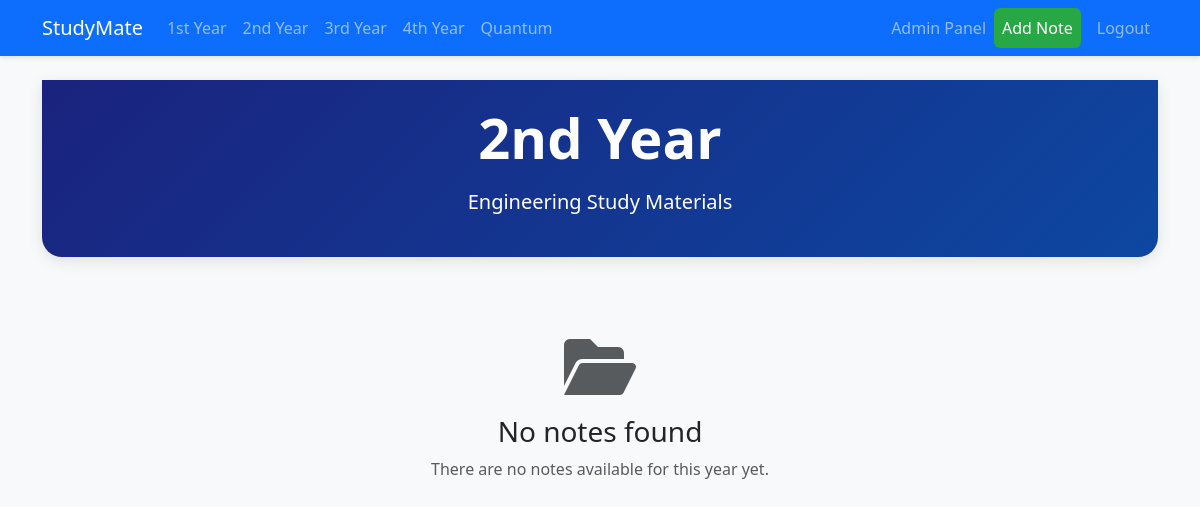
/year/2/ (signed in), run on an earlier commit of the app's database.
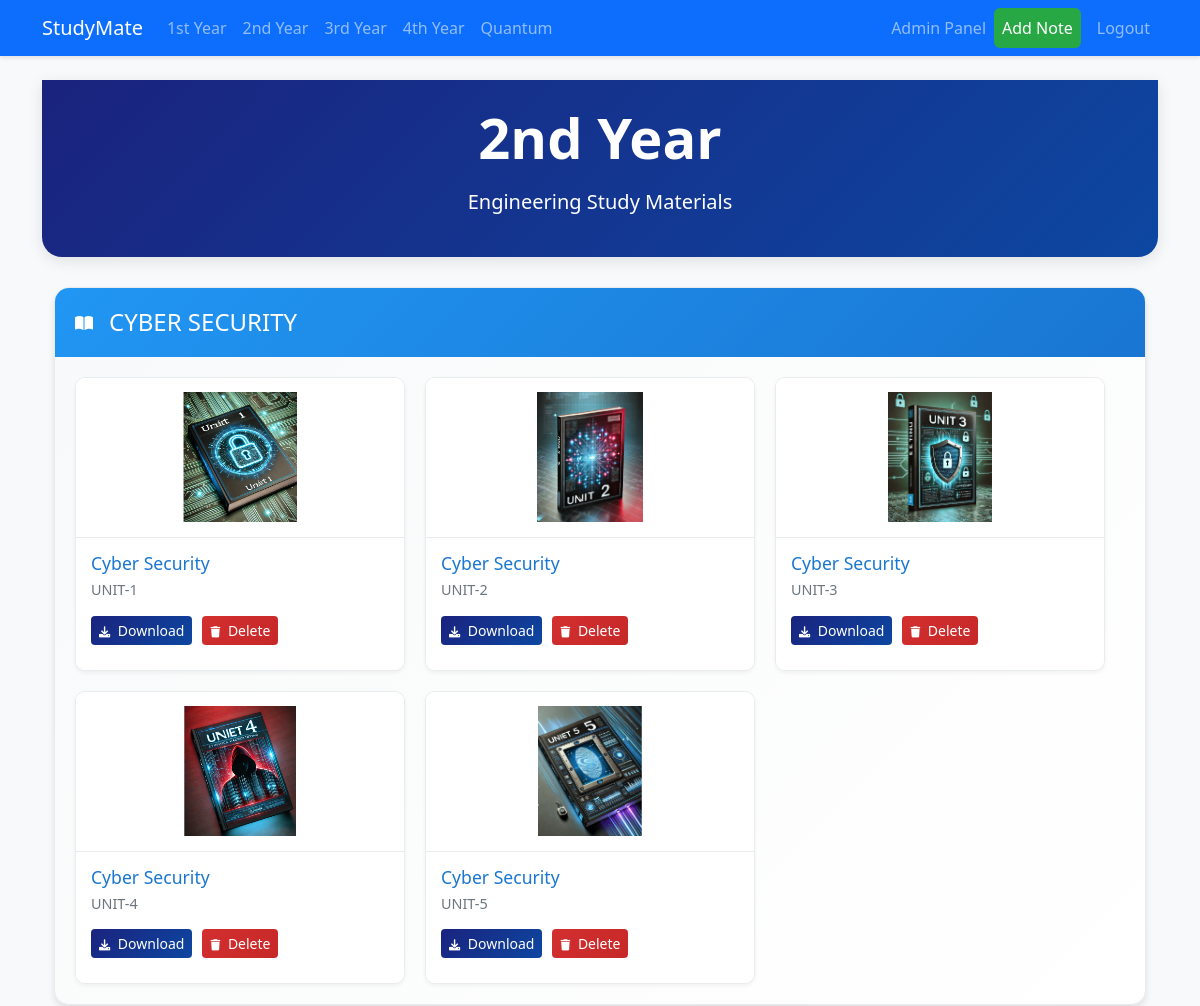
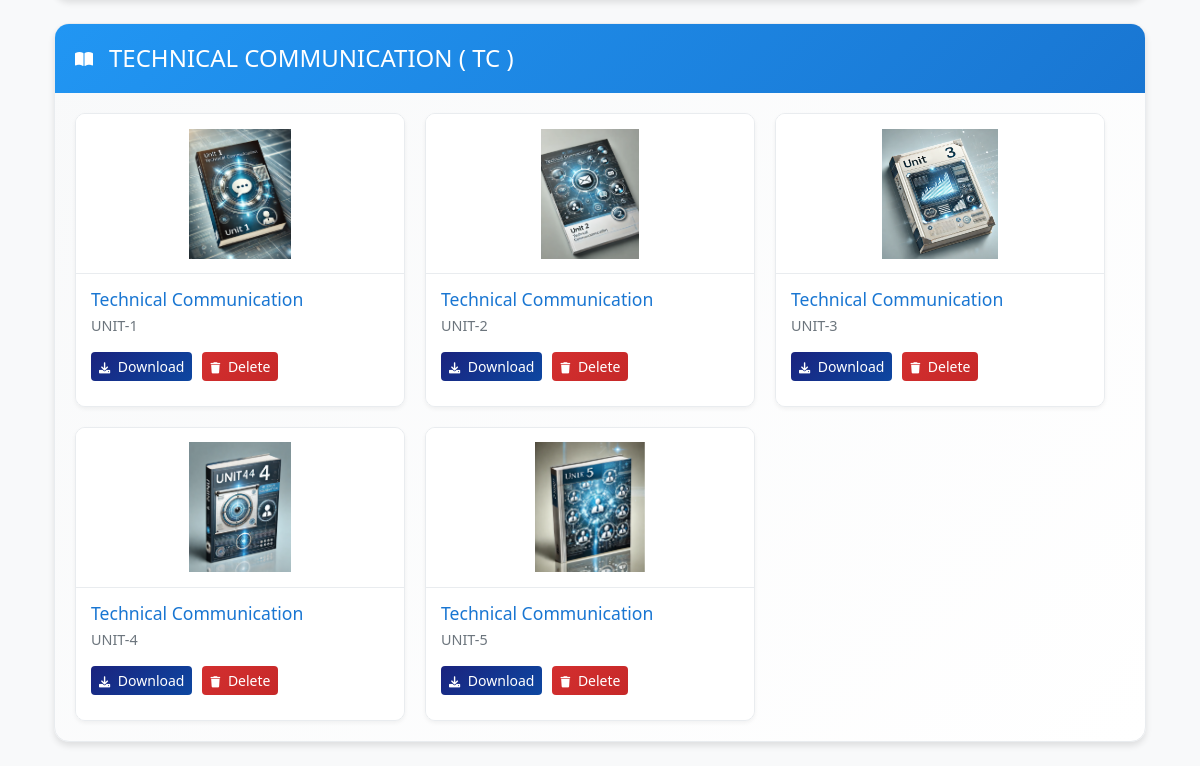
And on a later commit of the database (2 pictures, top to bottom).
### notes/models.py (models this page shows, shortened)
class Subject(models.Model):
    name = models.CharField(max_length=100)
    year = models.IntegerField()  # 1 for 1st year, 2 for 2nd year, etc.
    image = models.ImageField(upload_to='subject_images/', null=True, blank=True)
    is_quantum = models.BooleanField(default=False)
    class Meta:
        ordering = ['name']

class Note(models.Model):
    title = models.CharField(max_length=200)
    chapter = models.ForeignKey(Chapter, on_delete=models.CASCADE)
    file = models.FileField(upload_to='notes/')
    uploaded_by = models.ForeignKey(User, on_delete=models.CASCADE)
    upload_date = models.DateTimeField(auto_now_add=True)

class Chapter(models.Model):
    name = models.CharField(max_length=200)
    subject = models.ForeignKey(Subject, on_delete=models.CASCADE)
    image = models.ImageField(upload_to='chapter_images/', null=True, blank=True)
    unit_number = models.IntegerField(default=1)
    class Meta:
        ordering = ['unit_number', 'name']

### notes/views.py (the view)
# urls.py: path('year/<int:year>/', views.year_notes, name='year_notes'),
@login_required
def year_notes(request, year):
    subjects = Subject.objects.filter(year=year, is_quantum=False)
    subjects_data = []
    for subject in subjects:
        chapters = subject.chapter_set.all().order_by('unit_number')
        notes = []
        for chapter in chapters:
            chapter_notes = Note.objects.filter(chapter=chapter).order_by('title')
            notes.extend(chapter_notes)
        subjects_data.append({
            'subject': subject,
            'chapters': chapters,
            'notes': notes
        })
    return render(request, 'year_view.html', {
        'year': f'{year}{"st" if year == 1 else "nd" if year == 2 else "rd" if year == 3 else "th"} Year',
        'subjects': subjects_data
    })

### templates/year_view.html (shortened to what this page needs)
{% extends 'base.html' %}
{% block content %}
<div class="hero-section text-center py-4" style="background: linear-gradient(135deg, #1a237e, #0d47a1); color: white; margin-bottom: 30px;">
    <div class="container">
        <h1 class="display-4 fw-bold mb-3">{{ year }}</h1>
        <p class="lead">Engineering Study Materials</p>
    </div>
</div>
<div class="container">
    {% for subject_data in subjects %}
        <div class="subject-card mb-4">
            <div class="subject-header">
                <i class="fas fa-book-open me-3"></i>
                <h2>{{ subject_data.subject.name }}</h2>
            </div>
            <div class="units-container">
                <div class="notes-grid">
                    {% regroup subject_data.chapters by unit_number as unit_list %}
                    {% for unit in unit_list %}
                        {% for chapter in unit.list %}
                            {% for note in subject_data.notes %}
                                {% if note.chapter == chapter %}
                                    <div class="note-card">
                                        <div class="note-image">
                                            {% if note.chapter.image %}
                                                <img src="{{ note.chapter.image.url }}" alt="{{ note.title }}">
                                            {% else %}
                                                <div class="default-note-image">
                                                    <i class="fas fa-file-pdf fa-2x"></i>
                                                </div>
                                            {% endif %}
                                        </div>
                                        <div class="note-content">
                                            <h5 class="note-title">{{ note.title }}</h5>
                                            <p class="chapter-name">{{ note.chapter.name }}</p>
                                            <div class="note-actions">
                                                <a href="{{ note.file.url }}" class="btn btn-primary btn-sm" download>
                                                    <i class="fas fa-download me-1"></i> Download
                                                </a>
                                                {% if request.user.is_staff %}
                                                    <a href="{% url 'delete_note' note.id %}" class="btn btn-danger btn-sm"
                                                       onclick="return confirm('Are you sure you want to delete this note?')">
                                                        <i class="fas fa-trash me-1"></i> Delete
                                                    </a>
                                                {% endif %}
                                            </div>
                                        </div>
                                    </div>
                                {% endif %}
                            {% endfor %}
                        {% endfor %}
                    {% endfor %}
                </div>
            </div>
        </div>
    {% empty %}
        <div class="text-center py-5">
            <i class="fas fa-folder-open fa-4x text-muted mb-3"></i>
            <h3>No notes found</h3>
            <p class="text-muted">There are no notes available for this year yet.</p>
        </div>
    {% endfor %}
</div>
{% endblock %}

### templates/base.html (shortened to what this page needs)
<!DOCTYPE html>
<html lang="en">
<head>
    <link href="https://cdn.jsdelivr.net/npm/bootstrap@5.3.0/dist/css/bootstrap.min.css" rel="stylesheet">
    <link rel="stylesheet" href="/static/css/style.css">
    <link rel="stylesheet" href="https://cdnjs.cloudflare.com/ajax/libs/font-awesome/6.0.0/css/all.min.css">
</head>
<body>
    <nav class="navbar navbar-expand-lg navbar-dark bg-primary">
        <div class="container">
            <a class="navbar-brand" href="{% url 'home' %}">StudyMate</a>
            <div class="collapse navbar-collapse" id="navbarNav">
                <ul class="navbar-nav">
                    <li class="nav-item">
                        <a class="nav-link" href="{% url 'year_notes' 1 %}">1st Year</a>
                    </li>
                    <li class="nav-item">
                        <a class="nav-link" href="{% url 'year_notes' 2 %}">2nd Year</a>
                    </li>
                    <li class="nav-item">
                        <a class="nav-link" href="{% url 'year_notes' 3 %}">3rd Year</a>
                    </li>
                    <li class="nav-item">
                        <a class="nav-link" href="{% url 'year_notes' 4 %}">4th Year</a>
                    </li>
                    <li class="nav-item">
                        <a class="nav-link" href="{% url 'quantum' %}">Quantum</a>
                    </li>
                </ul>
                <ul class="navbar-nav ms-auto">
                    {% if user.is_authenticated %}
                        {% if user.is_staff %}
                            <li class="nav-item">
                                <a class="nav-link" href="/admin/">Admin Panel</a>
                            </li>
                        {% endif %}
                        <li class="nav-item">
                            <a class="nav-link btn btn-success text-white me-2" href="{% url 'add_note' %}">Add Note</a>
                        </li>
                        <li class="nav-item">
                            <a class="nav-link" href="{% url 'logout' %}">Logout</a>
                        </li>
                    {% endif %}
                </ul>
            </div>
        </div>
    </nav>
    <div class="container mt-4">
        {% block content %}
        {% endblock %}
    </div>
</body>
</html>

### static/css/style.css (style rules this page uses)
body { background-color: #f8f9fa; }
.navbar { box-shadow: 0 2px 4px rgba(0, 0, 0, 0.1); }
.subject-card { height: 100%; border-radius: 12px; border: none; box-shadow: 0 4px 6px rgba(0, 0, 0, 0.1); margin-bottom: 30px; }
.btn-success { background-color: #28a745; border-color: #28a745; }
.note-title { margin-right: 5px; overflow: hidden; text-overflow: ellipsis; white-space: nowrap; }
.note-actions { display: flex; gap: 3px; }
.fa-download, .fa-trash { font-size: 0.7rem !important; }
.chapter-name { font-size: 0.9rem; color: #6c757d; margin-bottom: 1rem; }
.btn-primary { background: linear-gradient(135deg, #1a237e, #0d47a1); border: none; }
.btn-danger { background: linear-gradient(135deg, #d32f2f, #c62828); border: none; }

### templates/year_view.html (style rules this page uses)
.hero-section { position: relative; overflow: hidden; border-radius: 0 0 20px 20px; box-shadow: 0 4px 15px rgba(0,0,0,0.1); }
.hero-section::before { content: ''; position: absolute; top: 0; left: 0; right: 0; bottom: 0; background: url('https://source.unsplash.com/random/1920x1080/?education') center/cover; opacity: 0.1; }
.subject-card { background: linear-gradient(135deg, #f8f9fa, #ffffff); border-radius: 15px; overflow: hidden; box-shadow: 0 4px 6px rgba(0,0,0,0.1); border: 1px solid #e9ecef; }
.subject-header { background: linear-gradient(135deg, #2196F3, #1976D2); color: white; padding: 20px; display: flex; align-items: center; }
.subject-header h2 { margin: 0; font-size: 1.5rem; }
.notes-grid { display: flex; flex-wrap: wrap; gap: 20px; padding: 20px; }
.note-card { flex: 0 0 calc(20% - 20px); background: linear-gradient(135deg, #ffffff, #f8f9fa); border-radius: 10px; overflow: hidden; transition: transform 0.3s ease, box-shadow 0.3s ease; box-shadow: 0 2px 4px rgba(0,0,0,0.05); border: 1px solid #e9ecef; }
.note-image { position: relative; width: 100%; height: 160px; background: #ffffff; display: flex; align-items: center; justify-content: center; border-bottom: 1px solid #e9ecef; }
.note-image img { max-width: 100%; max-height: 150px; width: auto; height: auto; object-fit: contain; padding: 10px; }
.note-content { padding: 15px; background: white; }
.note-title { margin-bottom: 5px; color: #1976D2; font-size: 1.1rem; }
.chapter-name { color: #6c757d; font-size: 0.9rem; margin-bottom: 15px; }
.note-actions { display: flex; gap: 10px; margin-bottom: 10px; }
@media (max-width: 1400px) { .note-card { flex: 0 0 calc(25% - 20px); } }
@media (max-width: 1200px) { .note-card { flex: 0 0 calc(33.333% - 20px); } }

What changed in the data, as far as the page shows it:
added Subject: subject.name "CYBER SECURITY"
added Note: chapter.image (picture), title "Cyber Security", chapter.name "UNIT-1"
added Note: chapter.image (picture), title "Cyber Security", chapter.name "UNIT-2"
added Note: chapter.image (picture), title "Cyber Security", chapter.name "UNIT-3"
added Note: chapter.image (picture), title "Cyber Security", chapter.name "UNIT-4"
added Note: chapter.image (picture), title "Cyber Security", chapter.name "UNIT-5"
added Subject: subject.name "TECHNICAL COMMUNICATION ( TC )"
added Note: chapter.image (picture), title "Technical Communication", chapter.name "UNIT-1"
added Note: chapter.image (picture), title "Technical Communication", chapter.name "UNIT-2"
added Note: chapter.image (picture), title "Technical Communication", chapter.name "UNIT-3"
added Note: chapter.image (picture), title "Technical Communication", chapter.name "UNIT-4"
added Note: chapter.image (picture), title "Technical Communication", chapter.name "UNIT-5"
Also different on the page:
text no longer shown: "No notes found There are no notes available for this year yet."
